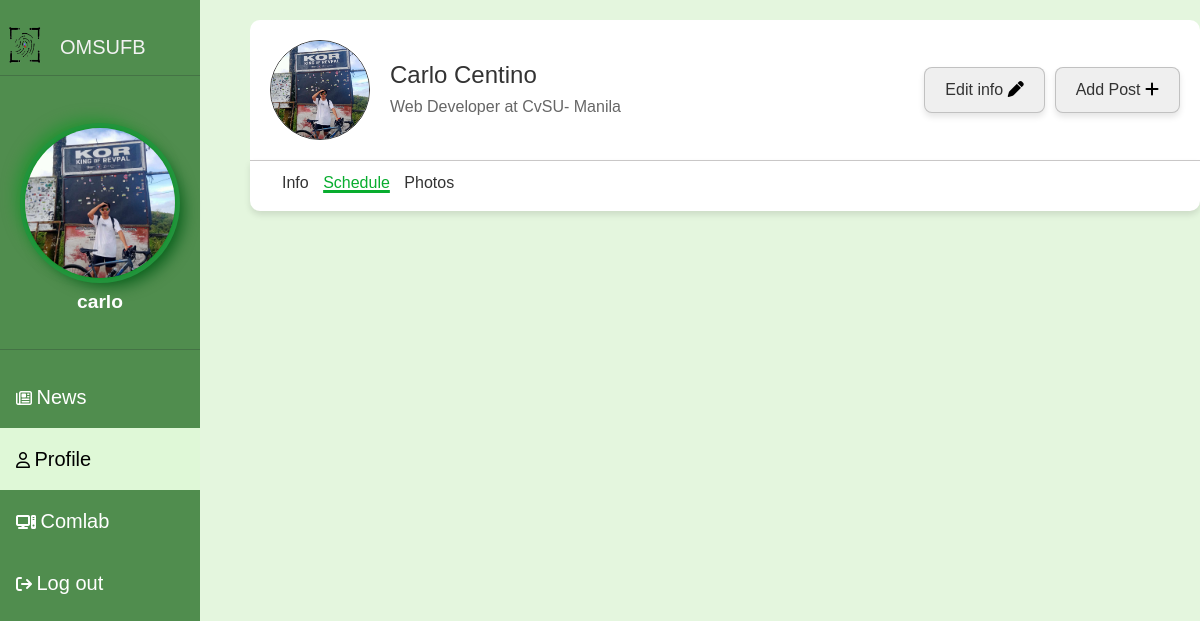
/Schedule/ (signed in), run on the app's committed database.
### webapp/models.py (models this page shows, shortened)
class UserProfile(models.Model):
    user = models.OneToOneField(User, on_delete=models.CASCADE)
    profile_picture = models.ImageField(upload_to='profile_pictures/', null=True, blank=True)

class UserData(models.Model):
    profile_id = models.IntegerField(default=1)
    user = models.OneToOneField(User, on_delete=models.CASCADE)
    data_field = models.CharField(max_length=255)
    profile_picture = models.ImageField(upload_to='profile_pictures', null=True, blank=True)
    bio = models.TextField(max_length=500, null=True, blank=True)
    created_at = models.DateTimeField(auto_now_add=True)
    first_name = models.CharField(max_length=100, default='')
    last_name = models.CharField(max_length=100, default='')
    address = models.CharField(max_length=255, null=True, blank=True)  # Assuming you want address in your profile
    date_of_birth = models.DateField(null=True, blank=True)  # You can add date_of_birth if needed
    age = models.IntegerField(null=True, blank=True)
    contact_number = models.CharField(max_length=15, null=True, blank=True)
    current_workplace = models.CharField(max_length=255, blank=True, null=True)
    position = models.CharField(max_length=100, blank=True, null=True)
    working_experience = models.TextField(blank=True, null=True)
    education = models.TextField(blank=True, null=True)
    skills = models.TextField(blank=True, null=True)

### webapp/views.py (the view)
# urls.py: path('Schedule/',views.UEmployeeSched, name="userEmpSched"),
@login_required
def UEmployeeSched(request):
    try:
        user_data = UserData.objects.get(user=request.user)
    except UserData.DoesNotExist:
        user_data = None
    posts = Post.objects.all().order_by('-created_at')
    return render(request, 'pages/userEmpSchedule.html', {'user_data': user_data,'user': request.user, 'posts': posts, })

### webapp/templates/pages/userEmpSchedule.html (shortened to what this page needs)
{% extends 'pages/index.html' %}
{% load static %}
{% block content %}
{% include 'pages/logout.html' %}
<link rel="stylesheet" href="{% static 'css/global.css' %}">
<link rel="stylesheet" href="{% static 'css/userEmpSched.css' %}">
<div class="sidebar">
  <div class="logo">
      <img src="{% static 'image/logoams.png' %}" height="50px" width="50px" alt="CVSU logo">
      <h5>OMSUFB</h5>
      <hr>
  </div>
<br><br><br><br>
  <div class="user-info">
      {% if user.is_authenticated %}
          <div class="profile-container-sidebar">
              {% if user.userprofile.profile_picture %}
                  <img src="{{ user.userprofile.profile_picture.url }}" alt="Profile Picture" class="profile-pic">
              {% else %}
                  <img src="{% static 'image/usericon.png' %}" alt="Default Profile Picture" class="profile-pic">
              {% endif %}
              <p class="user-name">{{ user.username }}</p>
          </div>
      {% endif %}
      <hr>
  </div>
  <a href="{% url 'user_data' %}" {% if request.path == '/user_data/' %}class="active"{% endif %}><i class="fa-regular fa-newspaper"></i> <span class="navlink" > News</span></a>
  <a href="{% url 'userEmpSched' %}" {% if request.resolver_match.url_name == 'userEmpSched' %}class="active"{% endif %}><i class="fa-regular fa-user"></i> <span class="navlink" > Profile</span></a>
  <a href="{% url 'Icomlab' %}" {% if request.path == '/Icomlab/' %}class="active"{% endif %}><i class="fa-solid fa-computer"></i> <span class="navlink" > Comlab</span></a>
  <a href="#" id="logoutButton" class="Logoutbtn"><i class="fa-solid fa-arrow-right-from-bracket"></i> <span>Log out</span></a>
</div>
<section id="Profile">
  <div class="profile-container">
    {% if user.userprofile.profile_picture %}
      <img src="{{ user.userprofile.profile_picture.url }}" alt="Profile Picture">
    {% else %}
      <img src="{% static 'image/usericon.png' %}" alt="Default Profile Picture">
    {% endif %}
    <div class="profile-info">
      <h2>{{ user_data.first_name }} {{ user_data.last_name }}</h2>
      {% if user_data %}
        <p>{{ user_data.bio }}</p>
      {% else %}
        <p>No bio available.</p>
      {% endif %}
    </div>
    <div class="button-container">
      <button class="edit"><a href="">Edit info </a> <i class="fa-solid fa-pen"></i></button>
      <button class="add"><a href="">Add Post </a> <i class="fa-solid fa-plus"></i></button>
    </div>
  </div>
</section>
<div class="menu">
  <ul>
    <a class="Post" href="{% url 'userEmp' %}">Info</a>
    <a class="Schedule" href="{% url 'userEmpSched' %}">Schedule</a>
    <a class="Photos" href="Photos">Photos</a>
  </ul>
</div>
{% endblock %}

### webapp/static/css/userEmpSched.css (style rules this page uses)
* { font-family: Arial, Helvetica, sans-serif; }
html, body { background-color: #e4f6de; }
.sidebar { width: 200px; height: 100vh; position: fixed; background:#508D4E; transition: all 0.3s ease; z-index: 1000; padding-top: 20px; margin-top: -20px; }
.sidebar a { display: block; color: white; padding: 16px; text-decoration: none; }
.sidebar a.active { background-color: #dff8d7; color: #000000; }
.logo h5 { margin-left: 60px; color: #f2f2f2; margin-top: -35px; }
.Logoutbtn span { font-size: 20px; }
a span.navlink { font-size: 20px; }
#Profile { background-color: #e4f6de; }
.profile-container { display: flex; align-items: center; padding: 20px; background-color: rgb(255, 255, 255); border-top-left-radius: 10px; border-top-right-radius: 10px; max-width: 1210px; margin-top: 20px; margin-left: 250px; position: relative; }
.profile-container img { width: 100px; height: 100px; border-radius: 50%; object-fit: cover; margin-right: 20px; border: 1px solid #333; }
.profile-info { display: flex; flex-direction: column; flex-grow: 1; }
.profile-info h2 { margin: 0; font-size: 24px; color: #333; }
.profile-info p { margin: 5px 0 0 0; font-size: 16px; color: #666; }
.button-container { position: absolute; right: 20px; top: 50%; transform: translateY(-50%); display: flex; gap: 10px; }
.button-container button { border-radius: 8px; border: 1px solid rgba(128, 128, 128, 0.42); padding: 10px 20px; cursor: pointer; font-size: 16px; transition: background-color 0.3s; box-shadow: 0 4px 6px rgba(0, 0, 0, 0.1); }
button.add a, button.edit a { text-decoration: none; color: #333; }
.profile-container-sidebar { display: flex; align-items: center; flex-direction: column; }
.profile-pic { width: 150px; height: 150px; border-radius: 50%; object-fit: cover; margin-top: -60px; box-shadow: 0px 0px 3px #03981e, 0px 0px 0px 5px #22943c, 8px 8px 15px rgba(3, 92, 23, 0.942), -8px -8px 15px rgba(3, 152, 30, 0.563); }
.user-info .user-name { font-weight: bold; font-size: 1.2rem; color: #ffffff; margin-top: 10px; white-space: nowrap; overflow: hidden; text-overflow: ellipsis; }
.menu { max-width: 1210px; display: flex; align-items: center; background-color: rgb(255, 255, 255); box-shadow: 0 4px 6px rgba(0, 0, 0, 0.1); border-bottom-left-radius: 10px; border-bottom-right-radius: 10px; max-width: 1210px; margin-top: 0px; margin-left: 250px; position: relative; border-top: 1px solid rgba(172, 169, 169, 0.648); padding-top: 10px; }
.menu a { text-decoration: none; color: #333; margin-right: 10px; }
a.Schedule { color: #08ad2f; text-decoration: underline 3px; }

### data on the page
UserData: first_name "Carlo", last_name "Centino", bio "Web Developer at CvSU- Manila"
